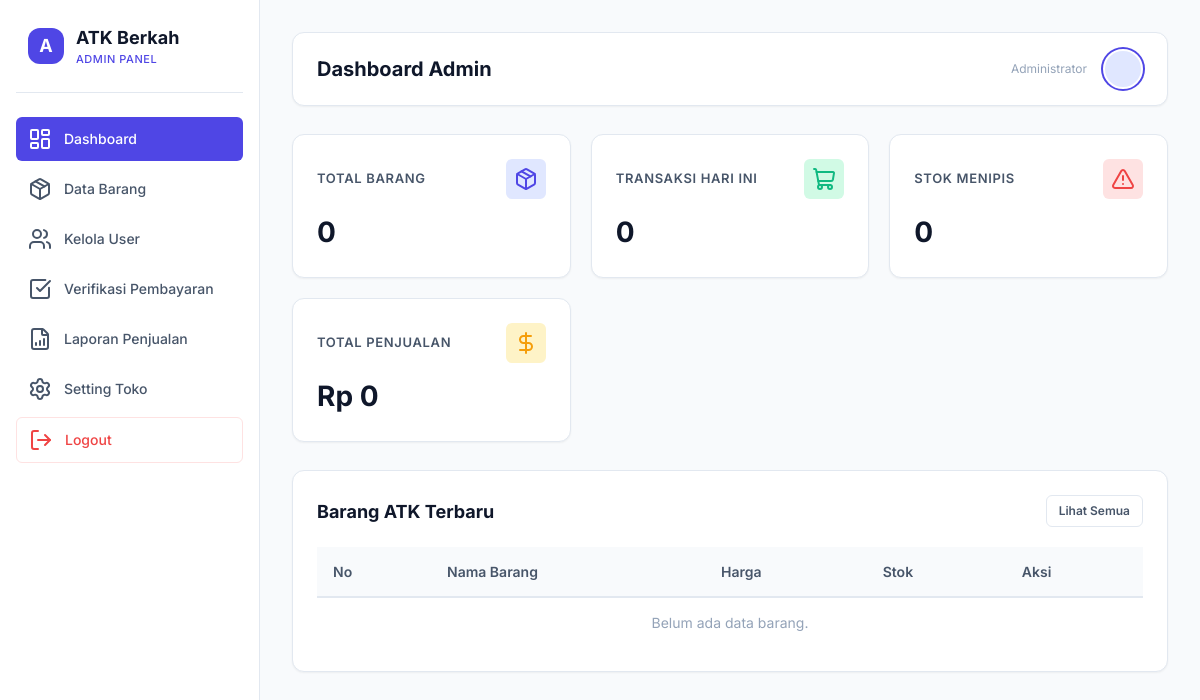
Page /app/dashboard-admin.php on the earlier database version.
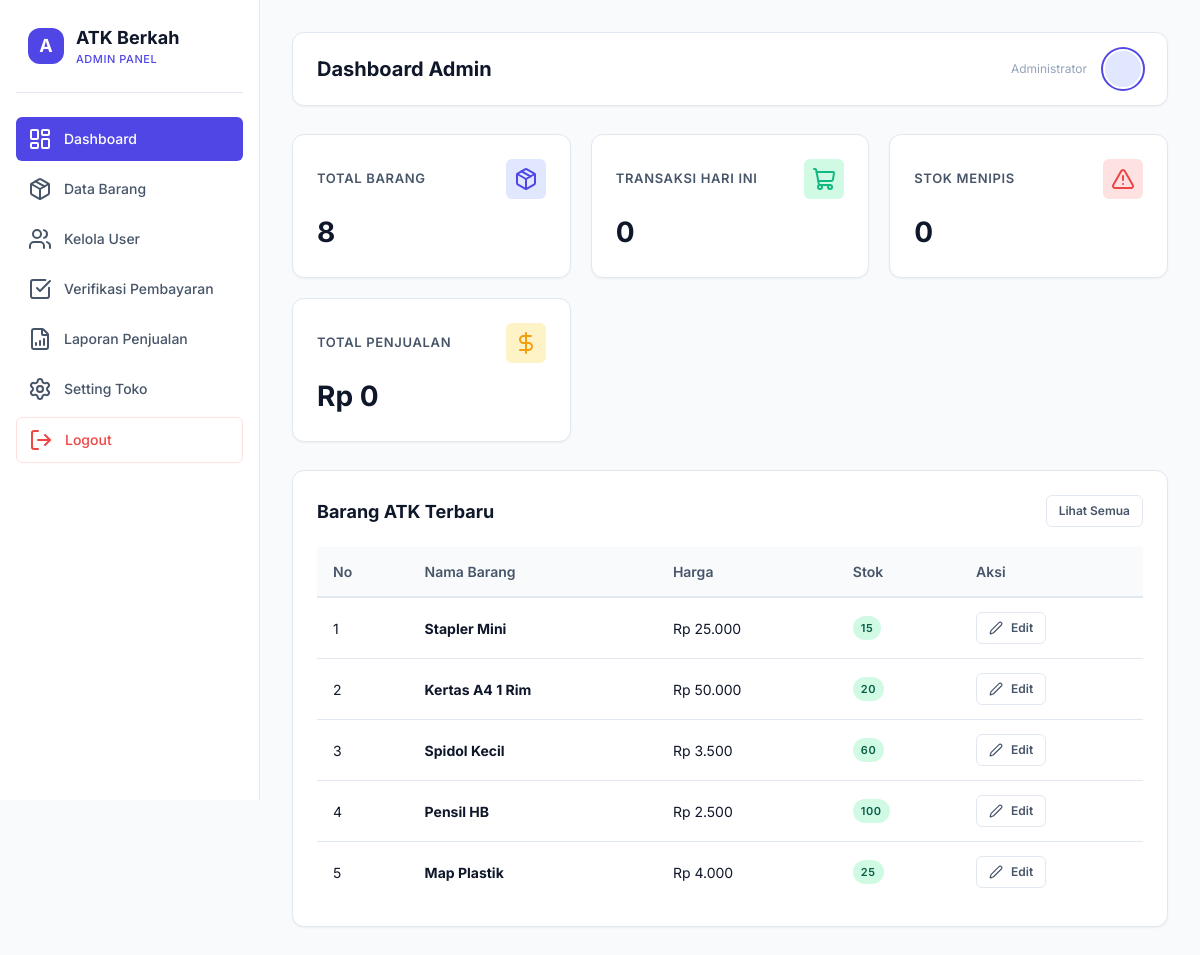
Same page on the later database version.
### tables this page shows
CREATE TABLE produk (
    id_produk INT PRIMARY KEY AUTO_INCREMENT,
    nama_produk VARCHAR(100) NOT NULL,
    harga DECIMAL(10, 2) NOT NULL,
    jumlah_stok INT NOT NULL DEFAULT 0,
    created_at TIMESTAMP DEFAULT CURRENT_TIMESTAMP
);

### app/dashboard-admin.php (the view, shortened to what this page needs)
<?php
$q_barang = mysqli_query($conn, "SELECT COUNT(*) AS total FROM produk");
$r_barang = mysqli_fetch_assoc($q_barang);
$total_barang = $r_barang['total'] ?? 0;
$q_trx = mysqli_query($conn, "SELECT COUNT(*) AS total FROM transaksi WHERE DATE(tanggal) = CURDATE()");
$r_trx = mysqli_fetch_assoc($q_trx);
$total_trx = $r_trx['total'] ?? 0;
$q_stok = mysqli_query($conn, "SELECT COUNT(*) AS total FROM produk WHERE jumlah_stok < 10");
$r_stok = mysqli_fetch_assoc($q_stok);
$total_stok = $r_stok['total'] ?? 0;
$q_sales = mysqli_query($conn, "SELECT SUM(total) AS total FROM transaksi WHERE status = 'Pembayaran Disetujui'");
$r_sales = mysqli_fetch_assoc($q_sales);
$total_sales = number_format($r_sales['total'] ?? 0, 0, ',', '.');
$q_terbaru = mysqli_query($conn, "SELECT * FROM produk ORDER BY id_produk DESC LIMIT 5");
?>
<!DOCTYPE html>
<html lang="id">
<head>
    <link rel="stylesheet" href="style/app.css">
</head>
<body>
<div class="admin-layout">
    <div class="sidebar" id="sidebar">
        <div class="sidebar-logo">
            <div class="sidebar-logo-icon">A</div>
            <div>
                <span class="sidebar-logo-text">ATK Berkah</span>
                <span class="sidebar-logo-sub">Admin Panel</span>
            </div>
        </div>
        <ul>
            <li><a href="dashboard.php" class="active"><i data-lucide="layout-dashboard"></i> Dashboard</a></li>
            <li><a href="produk.php"><i data-lucide="package"></i> Data Barang</a></li>
            <li><a href="users.php"><i data-lucide="users"></i> Kelola User</a></li>
            <li><a href="verifikasi.php"><i data-lucide="check-square"></i> Verifikasi Pembayaran</a></li>
            <li><a href="laporan.php"><i data-lucide="file-bar-chart"></i> Laporan Penjualan</a></li>
            <li><a href="setting-toko.php"><i data-lucide="settings"></i> Setting Toko</a></li>
            <li><a href="logout.php" class="logout"><i data-lucide="log-out"></i> Logout</a></li>
        </ul>
    </div>
    <div class="main-content">
        <div class="topbar">
            <div class="topbar-title">
                <h1>Dashboard Admin</h1>
            </div>
            <div class="topbar-info">
                <div class="topbar-user">
                    <span class="topbar-user-role">Administrator</span>
                </div>
                <div class="topbar-avatar">
                </div>
            </div>
        </div>
        <div class="cards">
            <div class="card">
                <div class="card-header-flex">
                    <h3>Total Barang</h3>
                    <div class="card-icon"><i data-lucide="package"></i></div>
                </div>
                <p><?= number_format($total_barang); ?></p>
            </div>
            <div class="card">
                <div class="card-header-flex">
                    <h3>Transaksi Hari Ini</h3>
                    <div class="card-icon" style="background: var(--success-light); color: var(--success);"><i data-lucide="shopping-cart"></i></div>
                </div>
                <p><?= number_format($total_trx); ?></p>
            </div>
            <div class="card">
                <div class="card-header-flex">
                    <h3>Stok Menipis</h3>
                    <div class="card-icon" style="background: var(--danger-light); color: var(--danger);"><i data-lucide="alert-triangle"></i></div>
                </div>
                <p><?= number_format($total_stok); ?></p>
            </div>
            <div class="card">
                <div class="card-header-flex">
                    <h3>Total Penjualan</h3>
                    <div class="card-icon" style="background: var(--warning-light); color: var(--warning);"><i data-lucide="dollar-sign"></i></div>
                </div>
                <p>Rp <?= $total_sales; ?></p>
            </div>
        </div>
        <div class="table-section">
            <div class="table-header-flex">
                <h2>Barang ATK Terbaru</h2>
                <a href="produk.php" class="btn btn-secondary btn-sm">Lihat Semua</a>
            </div>
            <div class="table-container">
                <table>
                    <thead>
                        <tr>
                            <th>No</th>
                            <th>Nama Barang</th>
                            <th>Harga</th>
                            <th>Stok</th>
                            <th>Aksi</th>
                        </tr>
                    </thead>
                    <tbody>
                        <?php
                        $no = 1;
                        while($row = mysqli_fetch_assoc($q_terbaru)):
                        ?>
                        <tr>
                            <td><?= $no++; ?></td>
                            <td><strong><?= htmlspecialchars($row['nama_produk']); ?></strong></td>
                            <td>Rp <?= number_format($row['harga'], 0, ',', '.'); ?></td>
                            <td>
                                <?php if ($row['jumlah_stok'] < 10): ?>
                                    <span class="badge badge-danger"><?= number_format($row['jumlah_stok']); ?> (Minim)</span>
                                <?php else: ?>
                                    <span class="badge badge-success"><?= number_format($row['jumlah_stok']); ?></span>
                                <?php endif; ?>
                            </td>
                            <td>
                                <div class="btn-group">
                                    <a href="edit-produk.php?id=<?= $row['id_produk']; ?>" class="btn btn-secondary btn-sm"><i data-lucide="edit-2" style="width: 14px; height: 14px;"></i> Edit</a>
                                </div>
                            </td>
                        </tr>
                        <?php
                        endwhile;
                        if(mysqli_num_rows($q_terbaru) == 0):
                        ?>
                        <tr>
                            <td colspan="5" style="text-align: center; color: var(--text-muted);">Belum ada data barang.</td>
                        </tr>
                        <?php endif; ?>
                    </tbody>
                </table>
            </div>
        </div>
    </div>
</div>
</body>
</html>

Differences in the rows shown:
added produk: nama_produk "Stapler Mini", harga "25.000", jumlah_stok "15"
added produk: nama_produk "Kertas A4 1 Rim", harga "50.000", jumlah_stok "20"
added produk: nama_produk "Spidol Kecil", harga "3.500", jumlah_stok "60"
added produk: nama_produk "Pensil HB", harga "2.500", jumlah_stok "100"
added produk: nama_produk "Map Plastik", harga "4.000", jumlah_stok "25"
Other differences:
$total_barang: "0" → "8"
text no longer shown: "Belum ada data barang."
